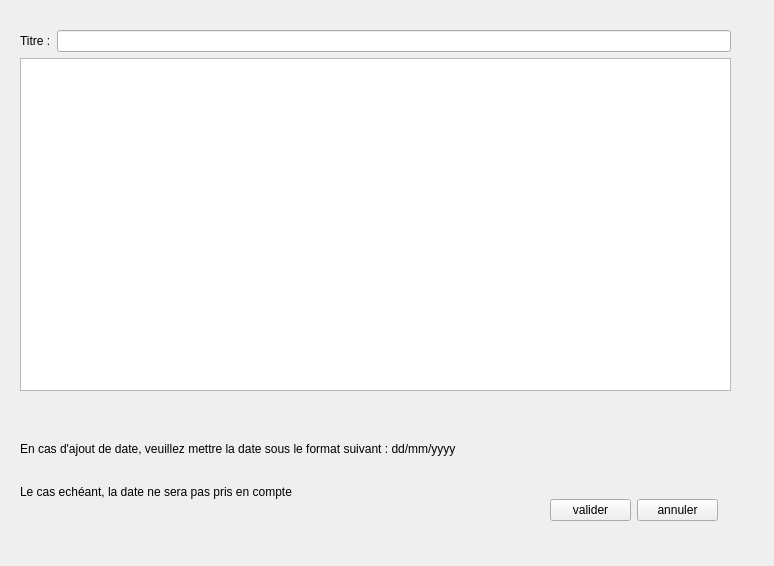
<?xml version="1.0" encoding="UTF-8"?>
<ui version="4.0">
 <class>AddInteraction</class>
 <widget class="QWidget" name="AddInteraction">
  <property name="geometry">
   <rect>
    <x>0</x>
    <y>0</y>
    <width>774</width>
    <height>566</height>
   </rect>
  </property>
  <property name="minimumSize">
   <size>
    <width>774</width>
    <height>566</height>
   </size>
  </property>
  <property name="maximumSize">
   <size>
    <width>774</width>
    <height>566</height>
   </size>
  </property>
  <property name="windowTitle">
   <string>Form</string>
  </property>
  <widget class="QWidget" name="verticalLayoutWidget">
   <property name="geometry">
    <rect>
     <x>20</x>
     <y>30</y>
     <width>711</width>
     <height>361</height>
    </rect>
   </property>
   <layout class="QVBoxLayout" name="verticalLayout">
    <item>
     <layout class="QHBoxLayout" name="horizontalLayout">
      <item>
       <widget class="QLabel" name="titre_label">
        <property name="text">
         <string>Titre :</string>
        </property>
       </widget>
      </item>
      <item>
       <widget class="QLineEdit" name="titre_edit"/>
      </item>
     </layout>
    </item>
    <item>
     <widget class="QTextEdit" name="interaction_txt"/>
    </item>
   </layout>
  </widget>
  <widget class="QWidget" name="horizontalLayoutWidget_2">
   <property name="geometry">
    <rect>
     <x>550</x>
     <y>470</y>
     <width>168</width>
     <height>80</height>
    </rect>
   </property>
   <layout class="QHBoxLayout" name="horizontalLayout_2">
    <item>
     <widget class="QPushButton" name="valider_btn">
      <property name="text">
       <string>valider</string>
      </property>
     </widget>
    </item>
    <item>
     <widget class="QPushButton" name="annuler_btn">
      <property name="text">
       <string>annuler</string>
      </property>
     </widget>
    </item>
   </layout>
  </widget>
  <widget class="QWidget" name="verticalLayoutWidget_2">
   <property name="geometry">
    <rect>
     <x>20</x>
     <y>430</y>
     <width>466</width>
     <height>80</height>
    </rect>
   </property>
   <layout class="QVBoxLayout" name="verticalLayout_2">
    <item>
     <widget class="QLabel" name="label">
      <property name="text">
       <string>En cas d'ajout de date, veuillez mettre la date sous le format suivant : dd/mm/yyyy </string>
      </property>
     </widget>
    </item>
    <item>
     <widget class="QLabel" name="label_2">
      <property name="text">
       <string>Le cas echéant, la date ne sera pas pris en compte</string>
      </property>
     </widget>
    </item>
   </layout>
  </widget>
 </widget>
 <resources/>
 <connections/>
</ui>
